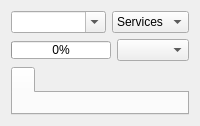
          <widget class="QWidget" name="tab">
           <attribute name="icon">
            <iconset resource="../../mainwin.qrc">
             <normaloff>:/images/images/viewmag+.png</normaloff>:/images/images/viewmag+.png</iconset>
           </attribute>
           <attribute name="title">
            <string>Main</string>
           </attribute>
           <layout class="QVBoxLayout" name="verticalLayout_21">
            <item>
             <layout class="QHBoxLayout" name="horizontalLayout_2">
              <item>
               <widget class="QComboBox" name="comboVulnRis">
                <property name="sizePolicy">
                 <sizepolicy hsizetype="Expanding" vsizetype="Fixed">
                  <horstretch>0</horstretch>
                  <verstretch>0</verstretch>
                 </sizepolicy>
                </property>
                <property name="editable">
                 <bool>true</bool>
                </property>
               </widget>
              </item>
              <item>
               <widget class="QComboBox" name="comboVuln">
                <property name="sizePolicy">
                 <sizepolicy hsizetype="Minimum" vsizetype="Fixed">
                  <horstretch>0</horstretch>
                  <verstretch>0</verstretch>
                 </sizepolicy>
                </property>
                <property name="minimumSize">
                 <size>
                  <width>0</width>
                  <height>0</height>
                 </size>
                </property>
                <property name="duplicatesEnabled">
                 <bool>false</bool>
                </property>
                <item>
                 <property name="text">
                  <string>Services</string>
                 </property>
                </item>
               </widget>
              </item>
             </layout>
            </item>
            <item>
             <layout class="QHBoxLayout" name="horizontalLayout_6">
              <item>
               <widget class="QProgressBar" name="progressWeb">
                <property name="sizePolicy">
                 <sizepolicy hsizetype="Expanding" vsizetype="Fixed">
                  <horstretch>0</horstretch>
                  <verstretch>18</verstretch>
                 </sizepolicy>
                </property>
                <property name="minimumSize">
                 <size>
                  <width>0</width>
                  <height>0</height>
                 </size>
                </property>
                <property name="maximumSize">
                 <size>
                  <width>16777215</width>
                  <height>18</height>
                 </size>
                </property>
                <property name="value">
                 <number>0</number>
                </property>
               </widget>
              </item>
              <item>
               <widget class="QComboBox" name="comboWebV">
                <property name="sizePolicy">
                 <sizepolicy hsizetype="Minimum" vsizetype="Fixed">
                  <horstretch>0</horstretch>
                  <verstretch>0</verstretch>
                 </sizepolicy>
                </property>
                <property name="minimumSize">
                 <size>
                  <width>0</width>
                  <height>0</height>
                 </size>
                </property>
               </widget>
              </item>
             </layout>
            </item>
            <item>
             <widget class="QFrame" name="frame">
              <property name="frameShape">
               <enum>QFrame::NoFrame</enum>
              </property>
              <property name="frameShadow">
               <enum>QFrame::Plain</enum>
              </property>
              <layout class="QVBoxLayout" name="verticalLayout_12">
               <property name="margin">
                <number>0</number>
               </property>
               <item>
                <widget class="QTabWidget" name="tWresult">
                 <property name="minimumSize">
                  <size>
                   <width>0</width>
                   <height>0</height>
                  </size>
                 </property>
                 <property name="currentIndex">
                  <number>0</number>
                 </property>
                 <property name="tabsClosable">
                  <bool>false</bool>
                 </property>
                 <widget class="QWidget" name="tab_12">
                  <attribute name="title">
                   <string/>
                  </attribute>
                  <layout class="QVBoxLayout" name="verticalLayout_10"/>
                 </widget>
                </widget>
               </item>
              </layout>
             </widget>
            </item>
           </layout>
          </widget>
